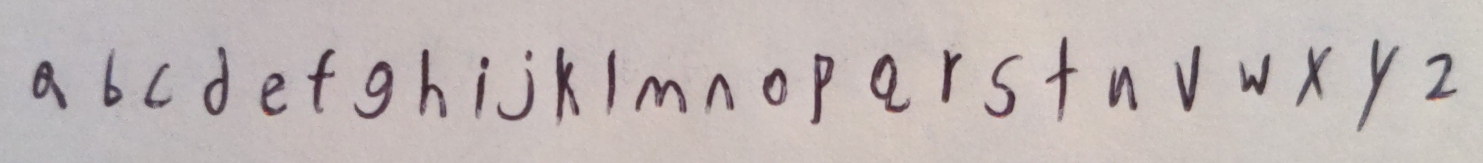
#> input picture sources/alphabet.jpg, 2966 x 326 px (shown at 1/2 size)
$ python cropletters.py
#> lines starting #> are read from the running program, lines starting #| are printed output that depends on the picture; after the words box and inside, x2 and y2 are one past the last pixel; in counts of white or black regions, pixels touching at a corner belong together
import cv2
import numpy
import math

green = (0,255,0)
red = (0,0,255)
blue = (255,0,0)
black = (0,0,0)

img = cv2.imread("./sources/alphabet.jpg")
#> img is the input picture: shape (326, 2966, 3); mean B, G, R 181.9, 183.4, 192.5
img = cv2.blur(img, (15,15))
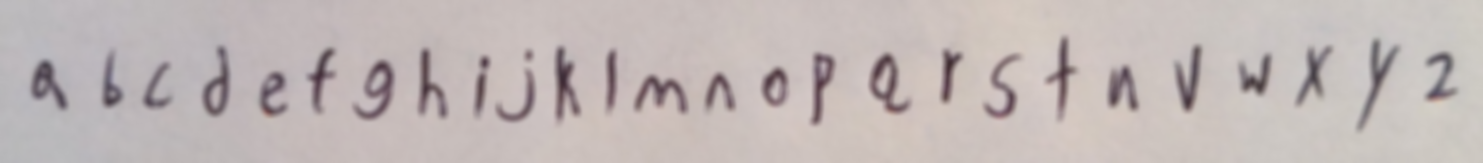
#> img: shape (326, 2966, 3) (shown at 1/2 size); mean B, G, R 181.9, 183.4, 192.5
display = img
img = cv2.cvtColor(img, cv2.COLOR_BGR2GRAY)
#> img: shape (326, 2966)

cv2.namedWindow('image', cv2.WINDOW_NORMAL)
cv2.resizeWindow('image', 1200, 800)

img = cv2.threshold(img, 0, 255, cv2.THRESH_BINARY_INV + cv2.THRESH_OTSU)[1]
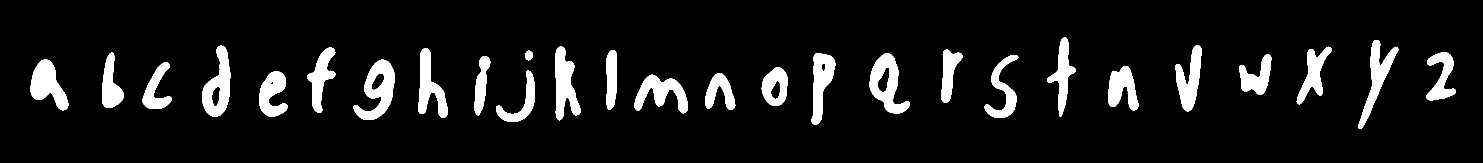
#> img: shape (326, 2966) (shown at 1/2 size); 8.9% white; 27 white regions
print("image dimensions:")
print(img.shape)
#| (326, 2966)

contours = cv2.findContours(img, cv2.RETR_EXTERNAL, cv2.CHAIN_APPROX_SIMPLE)[0]
#> contours = 27 contours; largest, box (x1, y1, x2, y2) and area: (707, 119, 790, 240) 5098, (1739, 106, 1820, 227) 5086, (404, 91, 461, 234) 4672, (1110, 93, 1161, 241) 4132, (61, 119, 137, 221) 4092
cv2.drawContours(display, contours, -1, red, 3)
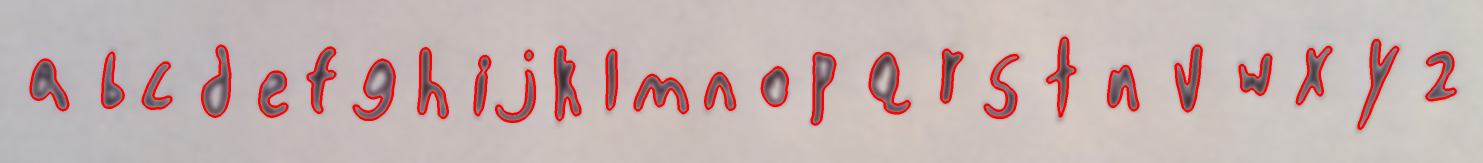
#> display: shape (326, 2966, 3) (shown at 1/2 size); 4.18% of pixels changed, all inside (x1, y1, x2, y2) = (59, 73, 2914, 260)

boundingboxes = []
prevbox = [0,0,0,0]
for i in contours:
    contours_poly = cv2.approxPolyDP(i, 3, True)
    boundingbox = cv2.boundingRect(contours_poly)
    correctedbox = (int(boundingbox[0]), int(boundingbox[1]), int(boundingbox[0]+boundingbox[2]), int(boundingbox[1]+boundingbox[3]))
    # Handle i and j, the only letters that aren't one continous shape
    if abs(correctedbox[2] - prevbox[2]) < 100:
        combinedRect = correctedbox
#> (the run stopped early here; a loop or call above may not have finished)

$ run again, with sources/pencilBet.jpg copied over sources/alphabet.jpg
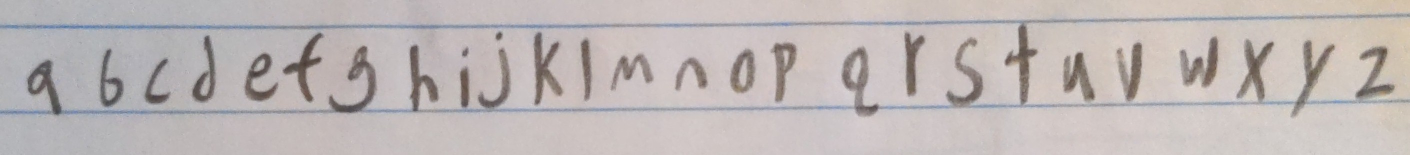
#> input picture sources/pencilBet.jpg, 2820 x 310 px (shown at 1/2 size)
#> img is the input picture: shape (310, 2820, 3); mean B, G, R 181.8, 182.9, 190.1
#> `img = cv2.threshold(img, 0, 255, cv2.THRESH_BINARY_INV + cv2.THRESH_OT..`:
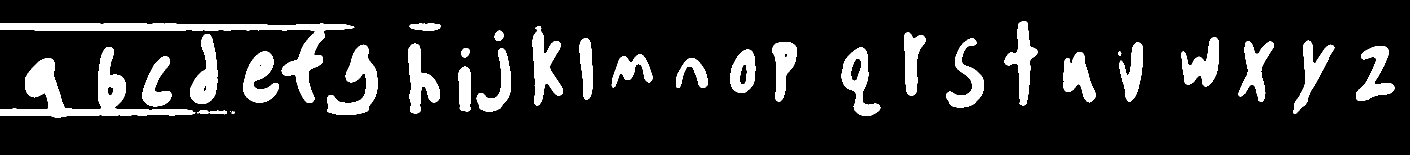
#> img: shape (310, 2820) (shown at 1/2 size); 13.1% white; 33 white regions (2 under 20 px)
#| (310, 2820)
#> contours = 33 contours, 3 with area under 20; largest, box (x1, y1, x2, y2) and area: (0, 94, 391, 235) 13555, (0, 46, 709, 206) 13106, (654, 89, 755, 230) 5888, (1683, 95, 1761, 232) 4930, (1065, 52, 1126, 211) 4828
#> `cv2.drawContours(display, contours, -1, red, 3)`:
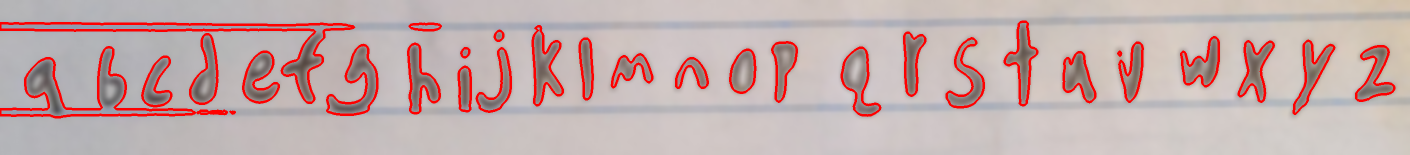
#> display: shape (310, 2820, 3) (shown at 1/2 size); mean B, G, R 171.8, 172.9, 195.5

$ run again, with sources/sample text.jpg copied over sources/alphabet.jpg
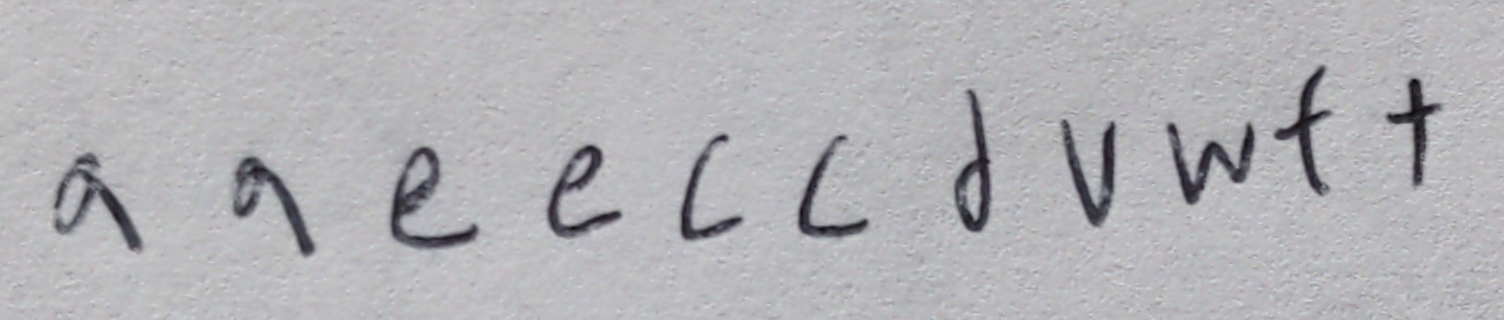
#> input picture sources/sample text.jpg, 3008 x 640 px (shown at 1/2 size)
#> img is the input picture: shape (640, 3008, 3); mean B, G, R 182, 178.3, 178.8
#> `img = cv2.threshold(img, 0, 255, cv2.THRESH_BINARY_INV + cv2.THRESH_OT..`:
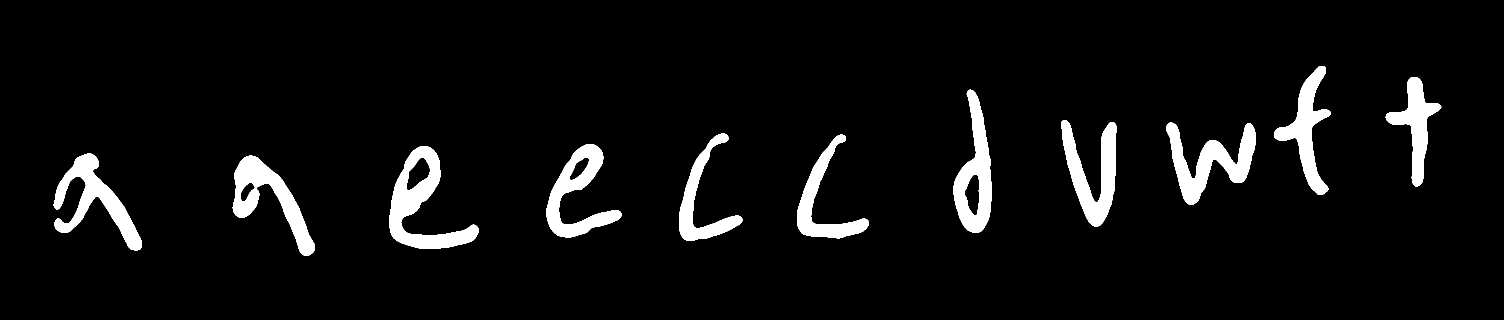
#> img: shape (640, 3008) (shown at 1/2 size); 5.7% white; 11 white regions
#| (640, 3008)
#> contours = 11 contours; largest, box (x1, y1, x2, y2) and area: (779, 292, 958, 498) 14287, (1907, 179, 1983, 466) 12037, (2332, 245, 2512, 410) 11048, (465, 311, 630, 512) 10930, (1093, 288, 1243, 475) 10653
#> the loop `for i in contours:` made 11 passes
#> boundingbox on passes 1 to 8: (465, 311, 165, 201), (108, 307, 174, 194), (779, 292, 179, 206), (1093, 288, 150, 187), (1594, 270, 143, 207), (1359, 267, 126, 214), (2332, 245, 179, 165), (2122, 240, 111, 213)
#> after the loop `for i in contours:`: boundingboxes = [(465, 311, 630, 512), (108, 307, 282, 501), (779, 292, 958, 498), (1093, 288, 1243, 475), (1594, 270, 1737, 477), (1359, 267, 1485, 481), (2332, 245, 2511, 410), (2122, 240, 2233, 453), (1907, 179, 1982, 466), (2771, 154, 2883, 373), (2548, 132, 2662, 390)]
#> (printed output is left out)
#> the loop `for i in boundingboxes:` made 11 passes
#> after the loop `for i in boundingboxes:`:
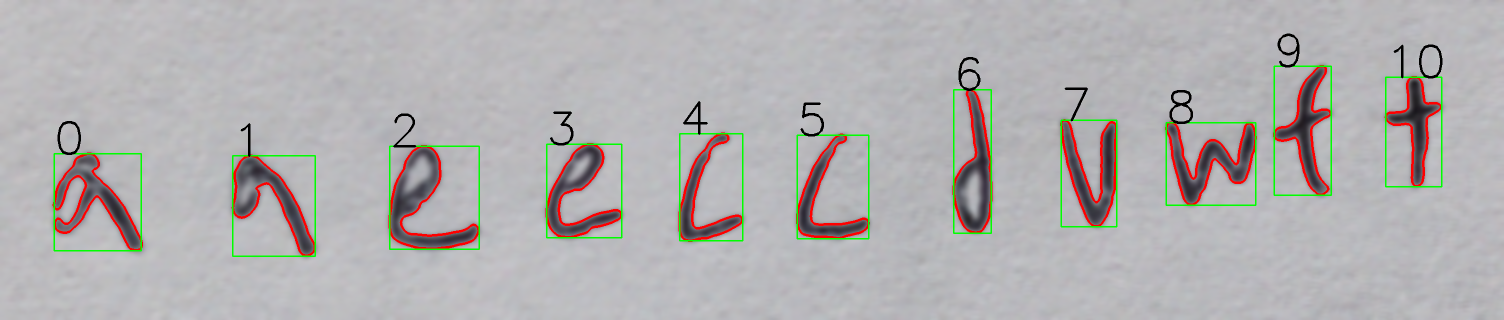
#> display: shape (640, 3008, 3) (shown at 1/2 size); mean B, G, R 176.6, 176, 178.1
#> after the loop `for i in boundingboxes:`: charnumber = 11
